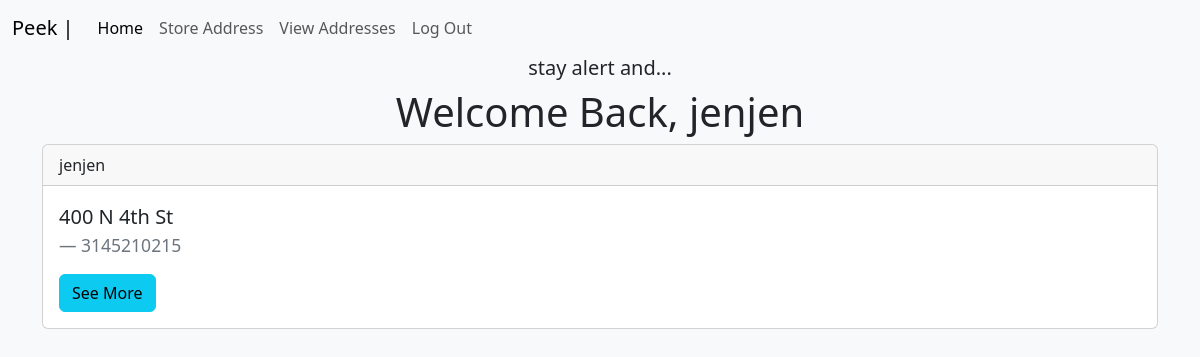
Page /address (signed in) on the earlier database version.
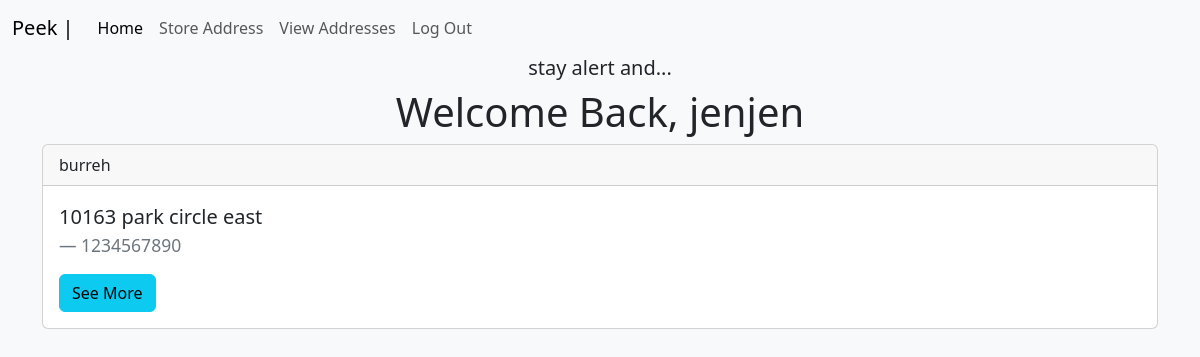
Same page on the later database version.
### app/models.py (models this page shows, shortened)
class User(db.Model, UserMixin):
    id = db.Column(db.Integer, primary_key = True)
    firstname = db.Column(db.String(50), nullable = False)
    lastname = db.Column(db.String(50), nullable = False)
    email = db.Column(db.String(50), nullable = False, unique = True)
    username = db.Column(db.String(50), nullable = False, unique = True)
    password = db.Column(db.String(50), nullable = False)
    date_created = db.Column(db.DateTime, nullable=False, default=datetime.utcnow)
    address = db.relationship('Address', backref = 'author')

class Address(db.Model):
    id = db.Column(db.Integer, primary_key = True)
    firstname = db.Column(db.String(50), nullable = False)
    lastname = db.Column(db.String(50), nullable = False)
    phone_number = db.Column(db.String(20))
    address = db.Column(db.String(50))
    date_created = db.Column(db.DateTime, nullable=False, default=datetime.utcnow)
    user_id = db.Column(db.Integer, db.ForeignKey('user.id'))

### app/routes.py (the view)
@app.route('/address')
def address():
    address = Address.query.all()
    return render_template('address.html', address = address)

### app/models.py (called while the page is built)
@login.user_loader
def load_user(user_id):
    return User.query.get(user_id)

### app/templates/address.html (shortened to what this page needs)
{% extends 'base.html' %}
{% block content %}
{% if current_user.is_authenticated %}
    <h1 class = 'text-center'>Welcome Back, {{current_user.username }}</h1>
{% endif %}
    {% for add in address %}
    <div class="card mb-3">
        <div class="card-header">
          {{ add.author.username }}
        </div>
        <div class="card-body">
          <blockquote class="blockquote mb-0">
            <p>{{ add.address }}</p>
            <footer class="blockquote-footer">{{ add.phone_number }} <cite title="Source Title"></cite></footer>
          </blockquote>
          <a href="{{ url_for('get_address', address_id=add.id) }}" class="btn btn-info mt-3">See More</a>
        </div>
      </div>
    {% endfor %}
{% endblock content %}

### app/templates/base.html (shortened to what this page needs)
<!DOCTYPE html>
<html lang="en">
<head>
    <link rel ='stylesheet' href = https://cdn.jsdelivr.net/npm/bootstrap@5.3.0-alpha1/dist/css/bootstrap.min.css>
</head>
<body class = 'bg-light'>
    {% include 'nav.html' %}
    <h5 class = 'text-center'>stay alert and...</h5>
        <div class="container">
            {% block content %}
            {% endblock content %}
        </div>
</body>

### app/templates/nav.html (shortened to what this page needs)
<nav class="navbar navbar-expand-lg bg-body-tertiary">
    <div class="container-fluid">
      <a class="navbar-brand" href="#">Peek   | </a>
      <div class="collapse navbar-collapse" id="navbarNav">
        <ul class="navbar-nav">
          <li class="nav-item">
            <a class="nav-link active" aria-current="page" href="/">Home</a>
          </li>
          {% if current_user.is_authenticated %}
          <li class="nav-item">
          <a class="nav-link" href ="{{ url_for('create') }}">Store Address</a>
          </li>
          <li class="nav-item">
            <a class="nav-link" href="/address">View Addresses</a>
          </li>
          <li>
            <a class="nav-link" href="/logout">Log Out</a>
          </li>
          {% endif %}
        </ul>
      </div>
    </div>
  </nav>

Differences in the rows shown:
removed Address: author.username "jenjen", address "400 N 4th St", phone_number "3145210215"
added Address: author.username "burreh", address "10163 park circle east", phone_number "1234567890"
